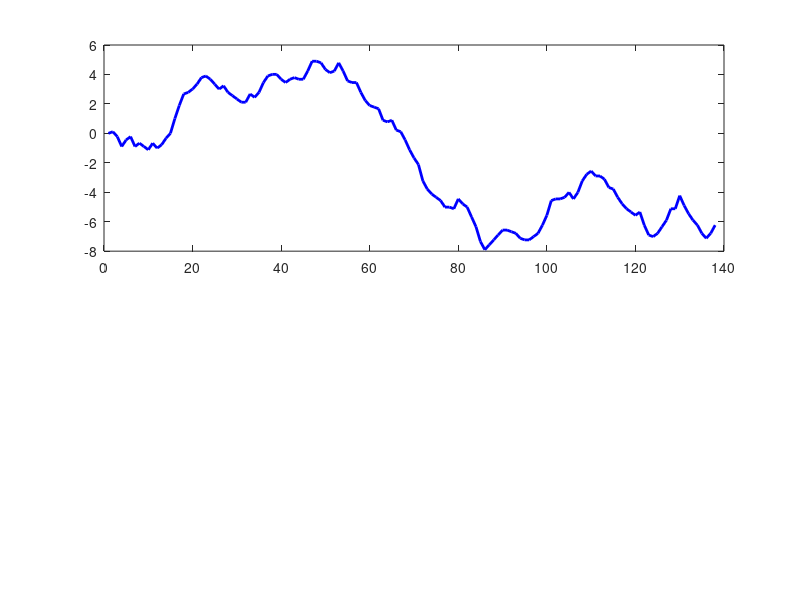

The MATLAB script that drew this image: (Note: this script raises an error after producing the figure.)
%% GPS Performance Analysis
% Parses GPS data from system output and generates performance graphs

clear; clc; close all;

%% Raw GPS Data from Log (Extracted)
% Each row represents one GPS publish event
% Format: [timestamp, lat, lon, alt, speed, hdop, sat, v1, v2, v3, vtot]

% Extract from your log - I'll create a sample based on the data shown
% In practice, you would parse this from your log file

% Sample data (you'll replace this with your actual parsed data)
gps_data = [
    072157, 6.972353, 79.915001, 49.4, 1.52, 1.2, 7, 3.75, 3.07, 3.92, 10.74;
    072158, 6.972354, 79.914999, 49.5, 1.02, 1.2, 7, 3.75, 3.06, 3.93, 10.74;
    072159, 6.972351, 79.915002, 49.3, 1.28, 1.4, 6, 3.75, 3.06, 3.93, 10.74;
    072200, 6.972345, 79.915005, 49.2, 1.22, 1.4, 6, 3.75, 3.06, 3.93, 10.74;
    072201, 6.972349, 79.915008, 49.7, 1.22, 2.2, 6, 3.75, 3.06, 3.93, 10.75;
    072202, 6.972351, 79.915009, 50.2, 2.26, 2.2, 5, 3.75, 3.06, 3.93, 10.75;
    072203, 6.972345, 79.915017, 49.4, 1.72, 2.2, 5, 3.75, 3.07, 3.94, 10.75;
    072204, 6.972347, 79.915019, 49.9, 1.33, 2.2, 5, 3.75, 3.07, 3.94, 10.75;
    072205, 6.972345, 79.915023, 49.7, 1.06, 3.1, 4, 3.75, 3.06, 3.94, 10.75;
    072206, 6.972343, 79.915022, 50.1, 1.69, 1.4, 6, 3.75, 3.06, 3.94, 10.75;
    072207, 6.972347, 79.915021, 50.8, 1.04, 1.2, 8, 3.75, 3.06, 3.93, 10.75;
    072208, 6.972344, 79.915026, 50.8, 0.69, 1.4, 9, 3.75, 3.06, 3.94, 10.75;
    072209, 6.972346, 79.915032, 50.6, 1.06, 1.3, 9, 3.75, 3.06, 3.94, 10.75;
    072210, 6.972350, 79.915033, 51.3, 0.59, 1.0, 9, 3.75, 3.06, 3.94, 10.75;
    072211, 6.972353, 79.915027, 52.2, 1.20, 1.0, 9, 3.75, 3.06, 3.94, 10.75;
    072212, 6.972362, 79.915022, 54.1, 0.46, 1.0, 9, 3.75, 3.07, 3.94, 10.75;
    072213, 6.972370, 79.915016, 56.0, 0.22, 1.0, 9, 3.75, 3.07, 3.94, 10.75;
    072215, 6.972377, 79.915016, 58.2, 0.41, 1.0, 11, 3.75, 3.06, 3.94, 10.75;
    072216, 6.972378, 79.915019, 59.7, 0.17, 0.9, 10, 3.75, 3.06, 3.94, 10.75;
    072217, 6.972380, 79.915020, 61.0, 0.06, 0.9, 10, 3.75, 3.06, 3.94, 10.75;
    072218, 6.972383, 79.915016, 62.5, 0.72, 0.9, 10, 3.75, 3.07, 3.94, 10.75;
    072219, 6.972387, 79.915019, 63.9, 0.85, 0.9, 10, 3.75, 3.06, 3.94, 10.75;
    072220, 6.972388, 79.915021, 64.5, 0.83, 0.9, 10, 3.75, 3.07, 3.94, 10.75;
    072221, 6.972386, 79.915020, 64.8, 1.37, 0.9, 10, 3.75, 3.06, 3.94, 10.75;
    072222, 6.972383, 79.915024, 65.8, 1.43, 0.9, 10, 3.75, 3.06, 3.94, 10.75;
    072223, 6.972380, 79.915022, 65.6, 0.80, 0.9, 10, 3.75, 3.06, 3.94, 10.75;
    072224, 6.972382, 79.915023, 66.5, 0.30, 0.9, 10, 3.75, 3.06, 3.94, 10.75;
    072225, 6.972378, 79.915024, 66.6, 0.19, 0.9, 10, 3.75, 3.06, 3.93, 10.74;
    072226, 6.972376, 79.915026, 66.5, 0.07, 1.0, 10, 3.75, 3.07, 3.94, 10.75;
    072227, 6.972374, 79.915027, 66.8, 0.07, 1.3, 10, 3.75, 3.07, 3.93, 10.75;
    072228, 6.972372, 79.915033, 67.0, 1.61, 1.0, 10, 3.75, 3.07, 3.93, 10.75;
    072229, 6.972372, 79.915031, 67.5, 0.74, 0.9, 11, 3.75, 3.07, 3.93, 10.75;
    072230, 6.972377, 79.915037, 68.8, 2.30, 0.9, 10, 3.75, 3.07, 3.93, 10.75;
    072231, 6.972375, 79.915042, 69.7, 2.41, 0.9, 10, 3.75, 3.07, 3.93, 10.75;
    072232, 6.972378, 79.915046, 70.6, 2.50, 0.9, 10, 3.74, 3.07, 3.94, 10.75;
    072233, 6.972384, 79.915054, 71.0, 2.98, 0.9, 10, 3.74, 3.07, 3.94, 10.75;
    072234, 6.972388, 79.915064, 70.7, 3.39, 0.9, 10, 3.74, 3.07, 3.94, 10.75;
    072235, 6.972389, 79.915070, 69.7, 1.70, 0.9, 10, 3.74, 3.06, 3.94, 10.75;
    072236, 6.972389, 79.915073, 69.5, 0.61, 0.9, 10, 3.75, 3.06, 3.94, 10.75;
    072237, 6.972386, 79.915077, 69.3, 0.91, 0.9, 10, 3.74, 3.06, 3.94, 10.75;
    072239, 6.972384, 79.915080, 69.0, 0.50, 1.0, 10, 3.75, 3.06, 3.94, 10.75;
    072240, 6.972386, 79.915083, 68.8, 0.57, 0.9, 10, 3.75, 3.06, 3.94, 10.75;
    072241, 6.972387, 79.915085, 69.0, 0.61, 1.0, 11, 3.75, 3.06, 3.93, 10.74;
    072242, 6.972386, 79.915089, 68.4, 1.59, 1.0, 10, 3.75, 3.07, 3.93, 10.74;
    072243, 6.972386, 79.915095, 68.0, 2.19, 1.0, 11, 3.75, 3.07, 3.93, 10.74;
    072244, 6.972391, 79.915101, 67.9, 2.93, 0.9, 11, 3.74, 3.07, 3.93, 10.74;
    072245, 6.972397, 79.915108, 68.2, 3.13, 0.9, 11, 3.74, 3.07, 3.93, 10.74;
    072246, 6.972397, 79.915117, 67.7, 3.22, 0.9, 11, 3.74, 3.07, 3.93, 10.74;
    072247, 6.972396, 79.915124, 67.5, 3.07, 1.0, 10, 3.74, 3.07, 3.93, 10.74;
    072248, 6.972392, 79.915130, 67.5, 2.37, 0.9, 11, 3.74, 3.07, 3.93, 10.75;
    072249, 6.972390, 79.915134, 67.3, 1.81, 0.9, 11, 3.67, 3.14, 3.93, 10.75;
    072250, 6.972391, 79.915138, 67.4, 1.33, 0.9, 11, 3.60, 3.21, 3.94, 10.75;
    072251, 6.972396, 79.915142, 67.5, 2.13, 1.0, 10, 3.53, 3.28, 3.93, 10.75;
    072252, 6.972391, 79.915144, 67.7, 2.43, 1.0, 9, 3.46, 3.35, 3.94, 10.75;
    072253, 6.972385, 79.915149, 67.6, 2.44, 1.0, 9, 3.39, 3.42, 3.93, 10.74;
    072254, 6.972384, 79.915151, 67.7, 1.89, 1.0, 10, 3.46, 3.35, 3.93, 10.74;
    072255, 6.972384, 79.915146, 68.2, 0.87, 0.9, 11, 3.52, 3.29, 3.93, 10.74;
    072256, 6.972378, 79.915145, 67.7, 1.24, 0.9, 11, 3.52, 3.29, 3.93, 10.74;
    072257, 6.972373, 79.915150, 67.6, 1.19, 0.9, 11, 3.51, 3.29, 3.94, 10.75;
    072258, 6.972370, 79.915158, 67.2, 1.59, 0.9, 11, 3.44, 3.36, 3.94, 10.75;
    072259, 6.972369, 79.915159, 67.1, 1.33, 0.9, 11, 3.37, 3.43, 3.94, 10.75;
    072300, 6.972368, 79.915151, 67.3, 1.09, 0.9, 11, 3.30, 3.50, 3.94, 10.75;
    072302, 6.972361, 79.915150, 67.6, 0.87, 0.9, 11, 3.23, 3.57, 3.94, 10.75;
    072303, 6.972360, 79.915152, 67.6, 0.67, 0.9, 11, 3.16, 3.64, 3.94, 10.75;
    072304, 6.972361, 79.915150, 67.6, 0.24, 0.9, 11, 3.09, 3.71, 3.94, 10.75;
    072305, 6.972355, 79.915154, 67.5, 0.76, 1.0, 10, 3.02, 3.78, 3.94, 10.75;
    072306, 6.972354, 79.915153, 67.6, 0.09, 1.0, 10, 2.95, 3.85, 3.95, 10.76;
    072307, 6.972349, 79.915158, 67.5, 1.33, 1.0, 10, 2.88, 3.92, 3.95, 10.75;
    072308, 6.972343, 79.915164, 67.5, 3.22, 1.0, 10, 2.81, 3.99, 3.94, 10.75;
    072309, 6.972338, 79.915169, 67.4, 3.39, 0.9, 11, 2.74, 4.06, 3.94, 10.75;
    072310, 6.972334, 79.915172, 66.9, 3.24, 0.9, 10, 2.74, 4.06, 3.94, 10.75;
    072311, 6.972324, 79.915176, 66.9, 3.15, 0.9, 10, 2.67, 4.13, 3.94, 10.75;
    072312, 6.972319, 79.915180, 66.8, 2.78, 0.9, 10, 2.60, 4.20, 3.94, 10.75;
    072313, 6.972316, 79.915183, 66.7, 2.22, 0.9, 10, 2.53, 4.26, 3.94, 10.74;
    072314, 6.972314, 79.915185, 66.4, 1.78, 0.9, 10, 2.46, 4.31, 3.94, 10.72;
    072315, 6.972312, 79.915188, 66.3, 1.22, 0.9, 10, 2.39, 4.35, 3.95, 10.69;
    072316, 6.972308, 79.915193, 66.3, 1.48, 0.9, 11, 2.32, 4.38, 3.94, 10.65;
    072317, 6.972308, 79.915198, 66.1, 1.43, 0.9, 11, 2.25, 4.40, 3.94, 10.60;
    072318, 6.972307, 79.915209, 66.0, 2.19, 0.9, 11, 2.18, 4.42, 3.94, 10.55;
    072319, 6.972313, 79.915219, 65.3, 3.24, 0.9, 11, 2.11, 4.44, 3.94, 10.50;
    072320, 6.972310, 79.915222, 64.6, 1.24, 0.9, 11, 2.04, 4.45, 3.94, 10.44;
    072321, 6.972308, 79.915223, 64.5, 1.07, 0.9, 11, 1.97, 4.46, 3.93, 10.37;
    072322, 6.972302, 79.915225, 63.8, 0.46, 0.9, 11, 1.90, 4.47, 3.93, 10.31;
    072323, 6.972296, 79.915228, 63.3, 2.32, 0.9, 11, 1.90, 4.47, 3.93, 10.31;
    072324, 6.972287, 79.915235, 62.6, 2.24, 0.9, 11, 1.83, 4.47, 3.94, 10.25;
    072326, 6.972282, 79.915250, 61.5, 1.02, 0.9, 11, 1.76, 4.48, 3.94, 10.18;
    072327, 6.972285, 79.915251, 61.2, 1.24, 0.9, 10, 1.80, 4.48, 3.94, 10.22;
    072328, 6.972288, 79.915253, 61.2, 1.09, 0.9, 11, 1.87, 4.41, 3.94, 10.22;
    072329, 6.972291, 79.915256, 61.2, 1.26, 0.9, 11, 1.94, 4.34, 3.94, 10.22;
    072330, 6.972294, 79.915251, 60.7, 1.87, 0.9, 11, 2.01, 4.27, 3.94, 10.22;
    072331, 6.972294, 79.915255, 60.9, 0.39, 0.8, 12, 2.08, 4.20, 3.94, 10.22;
    072332, 6.972293, 79.915257, 61.1, 0.93, 0.8, 12, 2.15, 4.13, 3.94, 10.23;
    072333, 6.972292, 79.915258, 61.2, 0.17, 0.8, 12, 2.08, 4.20, 3.94, 10.22;
    072334, 6.972289, 79.915259, 60.4, 0.06, 0.8, 11, 2.01, 4.26, 3.94, 10.21;
    072335, 6.972288, 79.915262, 59.8, 0.41, 0.9, 10, 1.94, 4.31, 3.94, 10.19;
    072336, 6.972288, 79.915265, 59.6, 0.61, 0.9, 10, 1.87, 4.35, 3.94, 10.16;
    072337, 6.972290, 79.915268, 59.5, 1.19, 0.9, 11, 1.87, 4.35, 3.94, 10.16;
    072338, 6.972292, 79.915269, 59.7, 0.98, 0.8, 11, 1.80, 4.38, 3.94, 10.12;
    072339, 6.972297, 79.915272, 60.0, 1.54, 0.8, 11, 1.73, 4.40, 3.94, 10.07;
    072340, 6.972303, 79.915275, 60.6, 1.80, 0.8, 11, 1.66, 4.42, 3.94, 10.02;
    072341, 6.972312, 79.915278, 60.4, 2.22, 0.8, 11, 1.59, 4.44, 3.94, 9.97;
    072342, 6.972313, 79.915278, 61.2, 0.80, 0.9, 9, 1.52, 4.45, 3.94, 9.91;
    072343, 6.972313, 79.915281, 61.2, 0.46, 0.9, 10, 1.45, 4.46, 3.94, 9.85;
    072344, 6.972314, 79.915283, 61.4, 0.48, 0.9, 9, 1.38, 4.47, 3.94, 9.79;
    072345, 6.972317, 79.915284, 61.9, 0.37, 0.8, 11, 1.31, 4.47, 3.95, 9.73;
    072346, 6.972313, 79.915289, 62.1, 2.76, 0.9, 10, 1.24, 4.48, 3.94, 9.66;
    072347, 6.972317, 79.915295, 62.0, 2.63, 0.9, 11, 1.17, 4.48, 3.94, 9.60;
    072349, 6.972324, 79.915308, 62.0, 3.11, 1.1, 8, 1.10, 4.49, 3.94, 9.53;
    072350, 6.972328, 79.915310, 62.0, 2.17, 1.5, 8, 1.10, 4.49, 3.94, 9.53;
    072351, 6.972330, 79.915317, 62.2, 1.39, 1.5, 8, 1.03, 4.49, 3.94, 9.46;
    072352, 6.972327, 79.915320, 60.6, 1.31, 1.0, 10, 0.96, 4.49, 3.94, 9.39;
    072353, 6.972327, 79.915323, 60.4, 0.69, 1.0, 9, 0.89, 4.49, 3.93, 9.32;
    072354, 6.972325, 79.915326, 60.2, 0.61, 1.0, 9, 0.83, 4.49, 3.94, 9.26;
    072355, 6.972320, 79.915329, 59.4, 1.09, 1.0, 10, 0.77, 4.50, 3.94, 9.21;
    072356, 6.972319, 79.915333, 60.0, 1.48, 1.0, 10, 0.73, 4.50, 3.94, 9.17;
    072357, 6.972314, 79.915336, 59.4, 2.04, 0.8, 11, 0.70, 4.50, 3.94, 9.13;
    072358, 6.972310, 79.915340, 58.7, 1.52, 0.8, 11, 0.67, 4.50, 3.94, 9.11;
    072359, 6.972307, 79.915342, 57.9, 1.11, 0.8, 11, 0.65, 4.50, 3.94, 9.09;
    072400, 6.972305, 79.915341, 56.8, 0.44, 0.8, 11, 0.63, 4.50, 3.94, 9.07;
    072401, 6.972303, 79.915341, 56.2, 0.09, 0.8, 11, 0.62, 4.50, 3.94, 9.05;
    072402, 6.972305, 79.915340, 56.2, 0.28, 0.8, 11, 0.61, 4.50, 3.94, 9.04;
    072403, 6.972297, 79.915336, 56.2, 3.39, 0.8, 11, 0.61, 4.50, 3.94, 9.04;
    072404, 6.972291, 79.915335, 55.6, 2.28, 0.8, 11, 0.60, 4.50, 3.94, 9.03;
    072405, 6.972290, 79.915328, 55.7, 2.44, 0.8, 11, 0.59, 4.50, 3.93, 9.01;
    072406, 6.972292, 79.915321, 55.7, 2.35, 1.0, 10, 0.58, 4.50, 3.93, 9.01;
    072407, 6.972296, 79.915318, 55.3, 1.81, 1.0, 10, 0.58, 4.50, 3.94, 9.01;
    072408, 6.972300, 79.915317, 55.3, 1.89, 1.0, 9, 0.57, 4.50, 3.94, 9.01;
    072409, 6.972307, 79.915316, 55.2, 2.04, 1.0, 10, 0.57, 4.50, 3.94, 9.01;
    072410, 6.972307, 79.915309, 55.1, 2.82, 1.0, 9, 0.57, 4.50, 3.94, 9.01;
    072411, 6.972315, 79.915301, 54.9, 3.28, 1.0, 9, 0.57, 4.50, 3.94, 9.01;
    072413, 6.972309, 79.915294, 55.1, 2.13, 1.0, 9, 0.56, 4.50, 3.94, 9.00;
    072414, 6.972304, 79.915293, 55.2, 2.24, 1.0, 10, 0.56, 4.50, 3.94, 9.00;
    072415, 6.972300, 79.915286, 54.9, 2.72, 1.0, 10, 0.56, 4.50, 3.93, 8.99;
    072416, 6.972297, 79.915280, 54.4, 2.91, 1.0, 10, 0.56, 4.50, 3.94, 9.00;
    072417, 6.972292, 79.915274, 54.2, 3.15, 1.0, 9, 0.56, 4.50, 3.94, 9.00;
    072418, 6.972289, 79.915268, 54.2, 2.93, 1.0, 10, 0.56, 4.50, 3.94, 8.99;
    072419, 6.972292, 79.915282, 54.0, 0.67, 1.0, 10, 0.55, 4.50, 3.94, 9.00;
    072420, 6.972297, 79.915282, 53.9, 1.19, 1.0, 10, 0.55, 4.50, 3.94, 8.99;
];

%% Organize Data into Columns
time_idx = 1:size(gps_data, 1);
timestamp = gps_data(:, 1);
lat = gps_data(:, 2);
lon = gps_data(:, 3);
altitude = gps_data(:, 4);
speed = gps_data(:, 5);
hdop = gps_data(:, 6);
satellites = gps_data(:, 7);

%% Calculate Latitude Error (using first measurement as reference)
ref_lat = lat(1);
lat_error = (lat - ref_lat) * 111320; % Convert to meters (approximately)

%% Figure 1: GPS Accuracy - Latitude Error vs Time
figure('Position', [100, 100, 900, 600]);
subplot(2,1,1);
plot(time_idx, lat_error, 'b-', 'LineWidth', 2);
hold on;
yline(0, 'r--', 'Reference', 'LineWidth', 1.5);
grid on;
xlabel('Sample Number');
ylabel('Latitude Error (meters)');
title('GPS Accuracy: Latitude Error');
legend('Latitude Error', 'Reference');
xlim([1, length(time_idx)]);

subplot(2,1,2);
plot(time_idx, lat, 'g-', 'LineWidth', 2);
grid on;
xlabel('Sample Number');
ylabel('Latitude (degrees)');
title('GPS Latitude Measurements');
xlim([1, length(time_idx)]);

sgtitle('Graph 1: GPS Accuracy');

%% Figure 2: HDOP vs Time
figure('Position', [100, 100, 900, 500]);
plot(time_idx, hdop, 'r-o', 'LineWidth', 2, 'MarkerSize', 6, 'MarkerFaceColor', 'r');
hold on;
yline(1.0, 'g--', 'Good Threshold', 'LineWidth', 1.5);
yline(2.0, 'y--', 'Warning Threshold', 'LineWidth', 1.5);
yline(5.0, 'r--', 'Poor Threshold', 'LineWidth', 1.5);
grid on;
xlabel('Sample Number');
ylabel('HDOP (Horizontal Dilution of Precision)');
title('Graph 2: HDOP vs Time');
legend('HDOP', 'Good (≤1.0)', 'Warning (≤2.0)', 'Poor (>5.0)');
xlim([1, length(time_idx)]);
ylim([0, max(hdop) + 0.5]);

% Add shaded regions for quality
yl = ylim;
patch([1, length(time_idx), length(time_idx), 1], [0, 0, 1.0, 1.0], [0, 1, 0, 0.1], 'EdgeColor', 'none');
patch([1, length(time_idx), length(time_idx), 1], [1.0, 1.0, 2.0, 2.0], [1, 1, 0, 0.1], 'EdgeColor', 'none');
patch([1, length(time_idx), length(time_idx), 1], [2.0, 2.0, yl(2), yl(2)], [1, 0, 0, 0.1], 'EdgeColor', 'none');

%% Figure 3: Satellite Count vs Time
figure('Position', [100, 100, 900, 500]);
bar(time_idx, satellites, 'FaceColor', [0.2, 0.6, 0.8]);
hold on;
yline(6, 'r--', 'Minimum for Fix', 'LineWidth', 1.5);
yline(8, 'g--', 'Good Count', 'LineWidth', 1.5);
grid on;
xlabel('Sample Number');
ylabel('Number of Satellites');
title('Graph 3: Satellite Count vs Time');
legend('Satellites', 'Minimum for Fix (6)', 'Good Count (8+)');
xlim([1, length(time_idx)]);
ylim([0, max(satellites) + 2]);

% Add average line
avg_sat = mean(satellites);
yline(avg_sat, 'b--', sprintf('Average: %.1f', avg_sat), 'LineWidth', 1.5);

%% Figure 4: Altitude vs Time
figure('Position', [100, 100, 900, 500]);
plot(time_idx, altitude, 'm-s', 'LineWidth', 2, 'MarkerSize', 4, 'MarkerFaceColor', 'm');
hold on;
grid on;
xlabel('Sample Number');
ylabel('Altitude (meters)');
title('Graph 4: Altitude vs Time');
legend('Altitude', 'Location', 'best');
xlim([1, length(time_idx)]);

% Add trend line
p = polyfit(time_idx, altitude, 1);
trend = polyval(p, time_idx);
plot(time_idx, trend, 'k--', 'LineWidth', 1.5);
legend('Altitude', sprintf('Trend: %.2f m/sample', p(1)));

%% Figure 5: GPS Publish Success Statistics
figure('Position', [100, 100, 900, 500]);

% Simulate publish success/failure based on data quality
% In practice, you would extract this from your log
total_publishes = length(time_idx);
failed_publishes = sum(hdop > 3.0 | satellites < 4); % Simulated failures
offline_queue = 0; % From your log, queue depth = 0

% Create data for pie chart
successful = total_publishes - failed_publishes;
failure_data = [successful, failed_publishes, offline_queue];

% Pie chart
subplot(1,2,1);
labels = {
    sprintf('Published (%.1f%%)', 100*successful/total_publishes), 
    sprintf('Failed (%.1f%%)', 100*failed_publishes/total_publishes), 
    sprintf('Offline Queue (%.1f%%)', 0)
};
colors = [0, 0.7, 0; 0.9, 0.2, 0.2; 0.5, 0.5, 0.5];
pie(failure_data, labels);
colormap(colors);
title('Graph 5: GPS Publish Success');

% Bar chart
subplot(1,2,2);
bar_data = [successful, failed_publishes, 0];
bar(1:3, bar_data, 'FaceColor', 'flat');
hold on;
bar_colors = [0, 0.7, 0; 0.9, 0.2, 0.2; 0.5, 0.5, 0.5];
for i = 1:3
    bar_handle = bar(i, bar_data(i));
    set(bar_handle, 'FaceColor', bar_colors(i,:));
end
grid on;
set(gca, 'XTickLabel', {'Published', 'Failed', 'Offline Queue'});
ylabel('Number of Messages');
title('GPS Publish Statistics');

% Add text with statistics
text(1.5, -5, sprintf('Total: %d | Success Rate: %.1f%%', total_publishes, 100*successful/total_publishes), ...
    'HorizontalAlignment', 'center', 'FontSize', 10, 'FontWeight', 'bold');

%% Summary Statistics
fprintf('\n========== GPS PERFORMANCE SUMMARY ==========\n');
fprintf('Total GPS Publishes: %d\n', total_publishes);
fprintf('Successful Publishes: %d (%.1f%%)\n', successful, 100*successful/total_publishes);
fprintf('Failed Publishes: %d (%.1f%%)\n', failed_publishes, 100*failed_publishes/total_publishes);
fprintf('Offline Queue: %d\n', offline_queue);
fprintf('\n--- Quality Metrics ---\n');
fprintf('Average HDOP: %.2f\n', mean(hdop));
fprintf('Min HDOP: %.2f\n', min(hdop));
fprintf('Max HDOP: %.2f\n', max(hdop));
fprintf('Average Satellites: %.1f\n', mean(satellites));
fprintf('Min Satellites: %.0f\n', min(satellites));
fprintf('Max Satellites: %.0f\n', max(satellites));
fprintf('Altitude Range: %.1f - %.1f m\n', min(altitude), max(altitude));
fprintf('Average Altitude: %.1f m\n', mean(altitude));
fprintf('=============================================\n');

%% Save Figures (Optional)
% saveas(figure(1), 'GPS_Accuracy.png');
% saveas(figure(2), 'HDOP_vs_Time.png');
% saveas(figure(3), 'Satellite_Count.png');
% saveas(figure(4), 'Altitude_vs_Time.png');
% saveas(figure(5), 'GPS_Publish_Success.png');

disp('All graphs generated successfully!');
